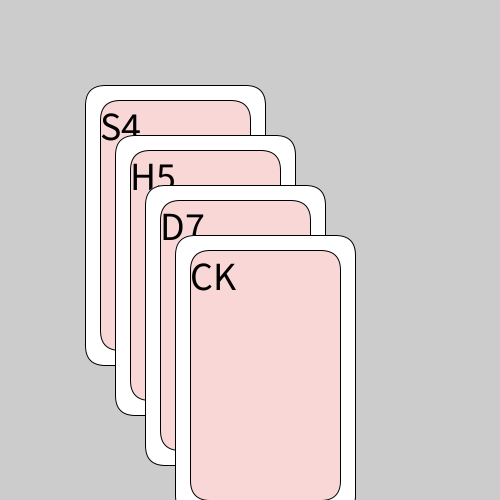
Frame 1 (no input)
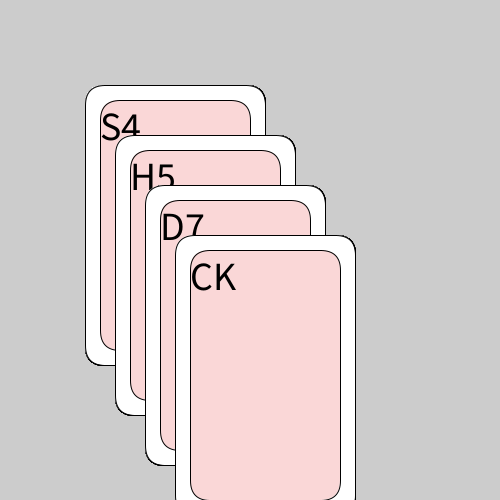
Frame 60 (the mouse pressed at the canvas centre just before this capture)
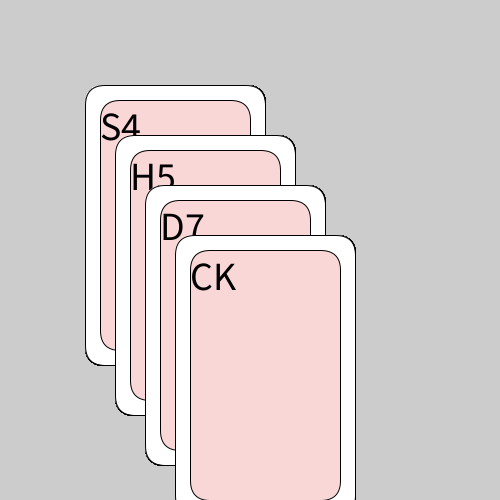
Frame 120 (the mouse held since frame 60 and released just before this capture)

The Processing sketch that drew these frames (run headless with seeded random() and noise(); from frame 60 on, the mouse is pressed at the canvas centre):

// Processing sketch: week02_3_many_card_face
// ── week02_3_many_card_face.pde
void setup(){
 size(500,500); 
}
int w=30;
void draw(){
  drawPokerCard(100,100,"S4");
  drawPokerCard(130,150,"H5");
  drawPokerCard(160,200,"D7");
  drawPokerCard(190,250,"CK");
}
void drawPokerCard(int x,int y,String face){
  fill(255);
  rect(x-w/2,y-w/2,150+w,250+w,20);
  fill(#FAD7D7);
  rect(x,y,150,250,20); 
  fill(0);
  textSize(40);
  text(face,x,y+40);
}
